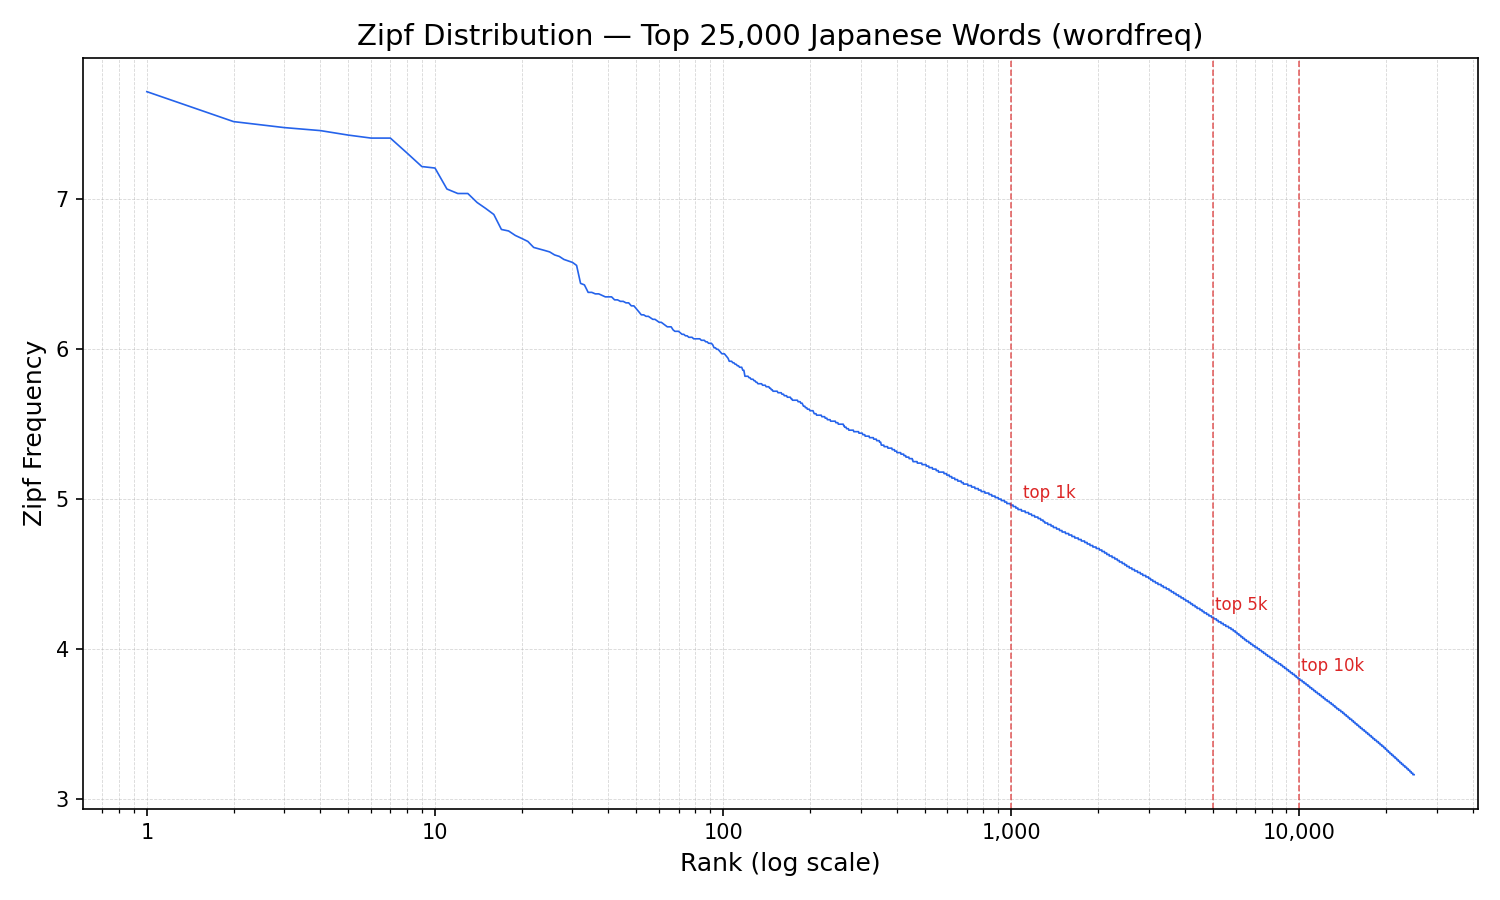

Here is the Python script that generated this plot:
import csv
import matplotlib.pyplot as plt
import matplotlib.ticker as ticker

DATA = "top_25000_japanese.csv"
OUTPUT = "plot_zipf_distribution.png"

ranks = []
zipf_scores = []

with open(DATA, encoding="utf-8") as f:
    reader = csv.DictReader(f)
    for i, row in enumerate(reader, start=1):
        ranks.append(i)
        zipf_scores.append(float(row["zipf_frequency"]))

fig, ax = plt.subplots(figsize=(10, 6))
ax.plot(ranks, zipf_scores, linewidth=0.8, color="#2563eb")

# Mark tier boundaries
tiers = [(1000, "top 1k"), (5000, "top 5k"), (10000, "top 10k")]
for rank, label in tiers:
    ax.axvline(x=rank, color="#dc2626", linestyle="--", linewidth=0.8, alpha=0.7)
    ax.text(rank + 100, zipf_scores[rank - 1] + 0.05, label, color="#dc2626", fontsize=8)

ax.set_xscale("log")
ax.set_xlabel("Rank (log scale)", fontsize=12)
ax.set_ylabel("Zipf Frequency", fontsize=12)
ax.set_title("Zipf Distribution — Top 25,000 Japanese Words (wordfreq)", fontsize=14)
ax.xaxis.set_major_formatter(ticker.FuncFormatter(lambda x, _: f"{int(x):,}"))
ax.grid(True, which="both", linestyle="--", linewidth=0.4, alpha=0.5)

plt.tight_layout()
plt.savefig(OUTPUT, dpi=150)
print(f"Saved {OUTPUT}")
